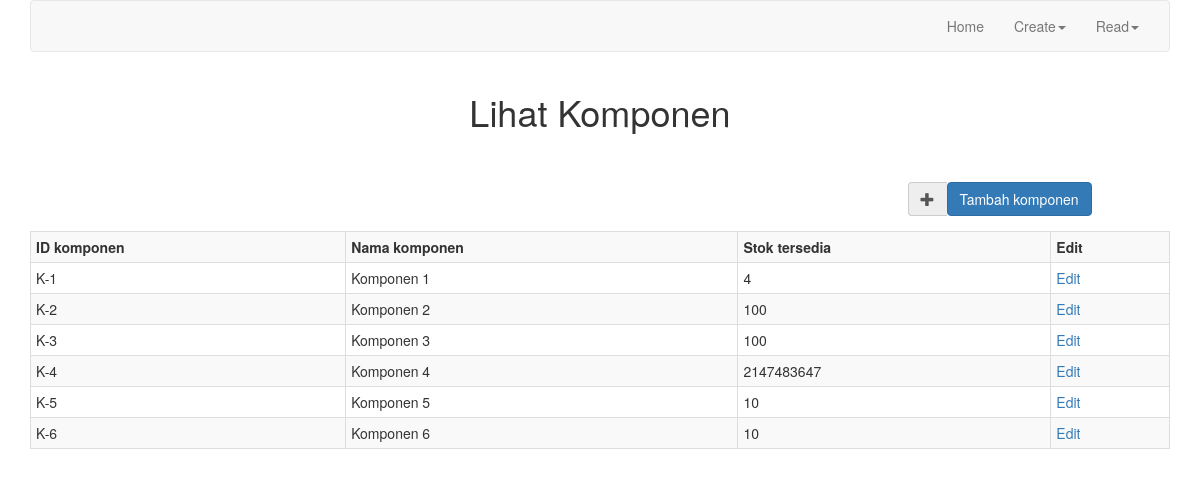
The app's page /index.php/welcome/read_komponen, older data.
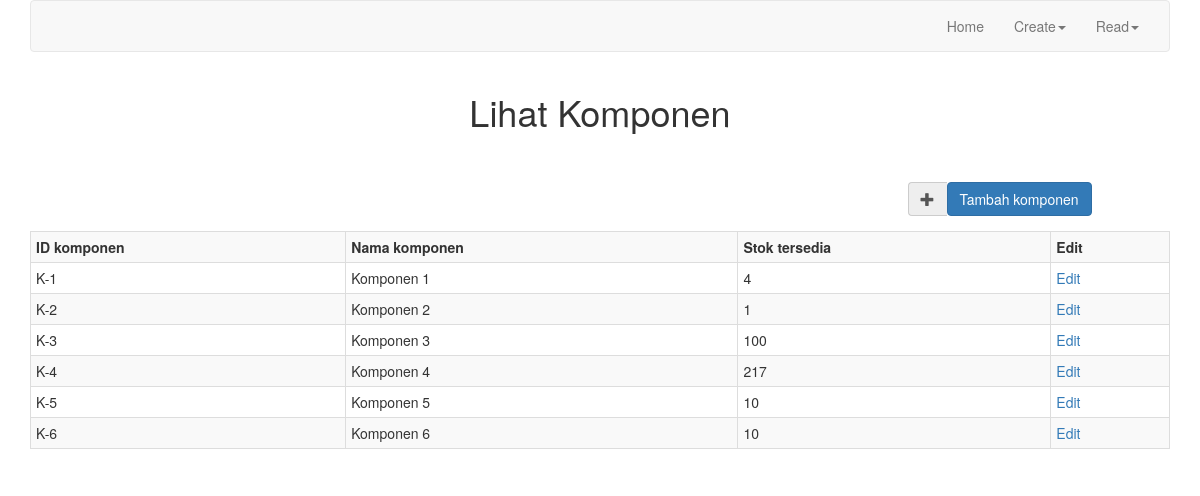
The same page, newer data.
### tables this page shows
CREATE TABLE IF NOT EXISTS `komponen` (
  `id_komponen` varchar(100) NOT NULL,
  `nama_komponen` varchar(100) NOT NULL,
  `stok_tersedia` int(11) NOT NULL,
  `stok_minimal` int(11) NOT NULL,
  PRIMARY KEY (`id_komponen`)
);

### application/controllers/Welcome.php (called while the page is built, shortened)
<?php
class Welcome extends CI_Controller {
	function __Construct(){
		$this->load->database();
		$this->load->model('Komponen_model');
		$this->load->model('Supplier_model');
	}
	public function read_komponen() {
		$this->load->helper('url');
		$this->load->view('template/header');
		$this->load->view('read_komponen');
		$this->load->view('template/footer');
	}
}

### index.php (called while the page is built, shortened)
<?php
require_once BASEPATH.'core/CodeIgniter.php';

### application/views/read_komponen.php (the view)
<?php
	include 'sql_connect.php';
	$query = "SELECT * FROM komponen ORDER BY id_komponen ASC";
	$read_komponen = mysqli_query($con, $query);
?>
<div class="container">
	<div id="header">
		<h1 class="text-center">Lihat Komponen</h1>
	</div>
	<div id="content">
		<div class="row">
			<div id="toBuyTable" class="col-md-12">
				<br>
				<?php
					if(mysqli_num_rows($read_komponen) == 0) {
						echo'
							<center>
								<h2> Basis data komponen kosong</h2>
								<div class="row">
									<div class="pull-right col-md-3">
										<br>
										<div class="form-group">
											<div class="input-group">
												<div class="input-group-addon"><i class="glyphicon glyphicon-plus"></i></div>
												<a href="create_new_komponen"><button type="button" class="btn btn-primary">Tambah komponen</button></a>
											</div>
										</div>
									</div>
								</div>
							</center>
						';
					}
					else {
						echo'
							<div class="row">
								<div class="pull-right col-md-3">
									<br>
									<div class="form-group">
										<div class="input-group">
											<div class="input-group-addon"><i class="glyphicon glyphicon-plus"></i></div>
											<a href="create_new_komponen"><button type="button" class="btn btn-primary">Tambah komponen</button></a>
										</div>
									</div>
								</div>
							</div>
							<table class="table table-bordered table-striped table-hover table-condensed table-responsive">
								<tr>
									<th>ID komponen</th>
									<th>Nama komponen</th>
									<th>Stok tersedia</th>
									<th>Edit</th>
								</tr>
						';
						while($row_read_komponen = mysqli_fetch_array($read_komponen)) {
							$ID = $row_read_komponen['id_komponen'];
							echo'
								<tr>
									<td>' .$row_read_komponen['id_komponen']. '</td>
									<td>' .$row_read_komponen['nama_komponen']. '</td>
									<td>' .$row_read_komponen['stok_tersedia']. '</td>
							';
				?>
									<td><a href="edit_komponen?id=<?php echo $ID; ?>">Edit</a></td>
								</tr>
				<?php	}
						echo'
							</table>
						';
					}
				?>
			</div>
		</div>
	</div>
</div>

### application/views/template/header.php (shortened to what this page needs)
<!DOCTYPE html>
<html lang="en">
<head>
    <link href="../../assets/css/bootstrap.min.css" rel="stylesheet">
    <link href="../../assets/css/main.css" rel="stylesheet">
    <link href="../../assets/css/home.css" rel="stylesheet">
</head>
<body>
    <div class="container">
        <div id="header-menu">
            <nav class="navbar navbar-default">
                <div class="container-fluid">
                    <div class="collapse navbar-collapse" id="bs-example-navbar-collapse-1">
                        <ul class="nav navbar-nav navbar-right">
                            <li><a href="index_home">Home</a></li>
                            <li class="dropdown">
                                <a href="#" class="dropdown-toggle" data-toggle="dropdown" role="button" aria-haspopup="true" aria-expanded="false">Create<span class="caret"></span></a>
                            </li>
                            <li class="dropdown">
                                <a href="#" class="dropdown-toggle" data-toggle="dropdown" role="button" aria-haspopup="true" aria-expanded="false">Read<span class="caret"></span></a>
                            </li>
                        </ul>
                    </div>
                </div>
            </nav>
        </div>
    </div>

### application/views/template/footer.php
</body>
</html>

### assets/css/main.css (style rules this page uses)
#header { font-size: 25px; font-weight: bold; }

Row changes from the older to the newer data that the page shows:
changed komponen "Komponen 2": stok_tersedia "100" → "1"
changed komponen "Komponen 4": stok_tersedia "2147483647" → "217"
